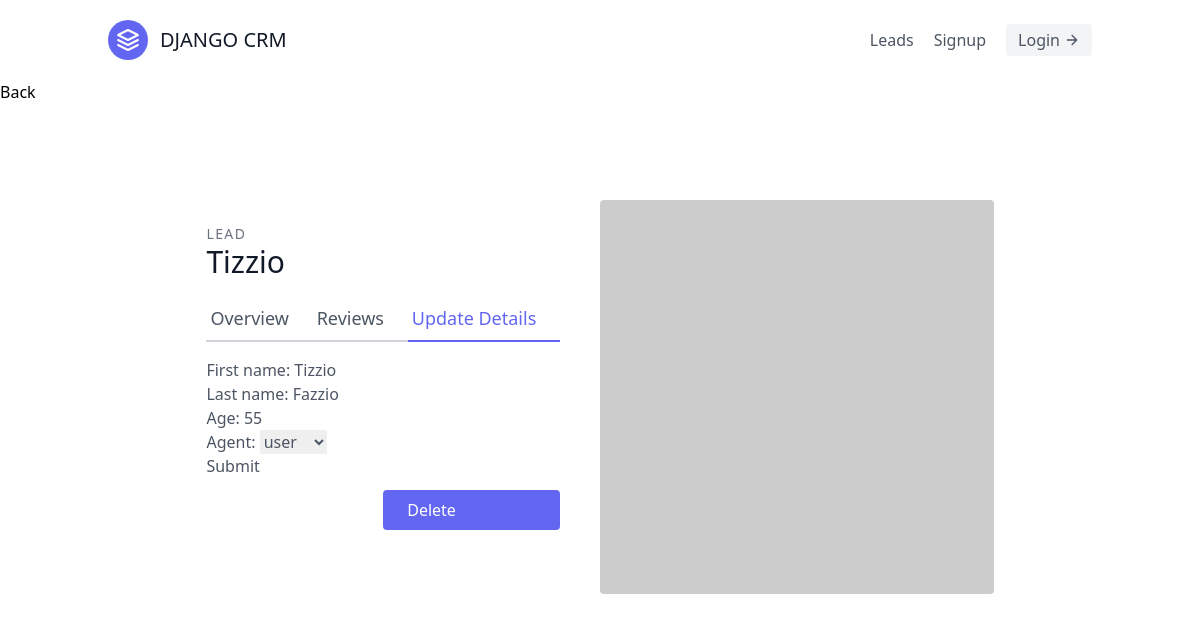
Page /leads/5/update/ on the committed database.
### leads/models.py (models this page shows, shortened)
class Lead(models.Model):
  first_name = models.CharField(max_length=20)
  last_name = models.CharField(max_length=20)
  age = models.IntegerField(default=0)
  agent = models.ForeignKey(Agent, on_delete=models.CASCADE)

### leads/views.py (the view, shortened to what this page needs)
# urls.py: path('<int:pk>/update/', LeadUpdateView.as_view(), name='lead-update'),
class LeadUpdateView(UpdateView):
  template_name = "leads/lead_update.html"
  queryset = Lead.objects.all()
  form_class = LeadModelForm

### leads/forms.py
class LeadModelForm(forms.ModelForm):
  class Meta:
    model = Lead
    fields = (
      'first_name',
      'last_name',
      'age',
      'agent',
    )

### leads/models.py (called while the page is built)
  def __str__(self):
    return self.user.username

### leads/templates/leads/lead_update.html (shortened to what this page needs)
{% extends 'base.html' %}
{% block content %}
<a href="{% url 'leads:lead-detail' lead.pk %}">Back</a>
<section class="text-gray-600 body-font overflow-hidden">
  <div class="container px-5 py-24 mx-auto">
    <div class="lg:w-4/5 mx-auto flex flex-wrap">
      <div class="lg:w-1/2 w-full lg:pr-10 lg:py-6 mb-6 lg:mb-0">
        <h2 class="text-sm title-font text-gray-500 tracking-widest">LEAD</h2>
        <h1 class="text-gray-900 text-3xl title-font font-medium mb-4">
          {{ lead.first_name }} {{ lead.lastname }}
        </h1>
        <div class="flex mb-4">
          <a href="{% url 'leads:lead-detail' lead.pk %}" class="flex-grow border-b-2 border-gray-300 py-2 text-lg px-1">
            Overview
          </a>
          <a class="flex-grow border-b-2 border-gray-300 py-2 text-lg px-1">
            Reviews
          </a>
          <a href="{% url 'leads:lead-update' lead.pk %}" class="flex-grow text-indigo-500 border-b-2 border-indigo-500 py-2 text-lg px-1">
            Update Details
          </a>
        </div>
        <form method="post">
          {{form.as_p}}
          <button type="submit">Submit</button>
        </form>
        <a href="{% url 'leads:lead-delete' lead.pk %}" class="w-1/2 mt-3 flex ml-auto text-white bg-indigo-500 border-0 py-2 px-6 focus:outline-none hover:bg-indigo-600 rounded">
          Delete
        </a>
      </div>
      <img alt="ecommerce" class="lg:w-1/2 w-full lg:h-auto h-64 object-cover object-center rounded" src="https://dummyimage.com/400x400">
    </div>
  </div>
</section>
{% endblock content %}

### rows in the picture
Lead: first_name "Tizzio", last_name "Fazzio", age "55", agent "user"
